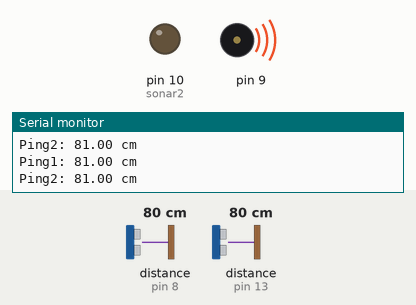
The sketch below on a simulated Arduino Uno, built with avr-gcc and run on an emulated ATmega328P. Shown: output pins drawn as LEDs (lit = HIGH), buzzer (waves = sounding), the last lines printed to the serial monitor. Inputs (shaded band) come from the test bench; at power-on: distance to the obstacle (sensors on pin 8, pin 13) 80 cm. The echo pulse lasts 58.3 µs per cm.

Above: at 2.2 s.
2.3 s: distance to the obstacle (sensor on pin 8) set to 7 cm
3.8 s: distance to the obstacle (sensor on pin 8) set to 4 cm
At 5.2 s:
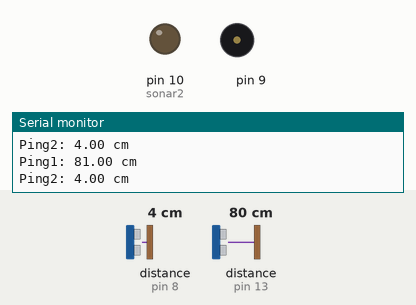
5.6 s: distance to the obstacle (sensor on pin 8) set to 9 cm
At 6.4 s:
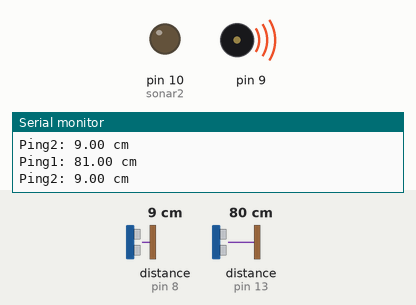
10.1 s: distance to the obstacle (sensor on pin 8) set to 2 cm
At 11.6 s:
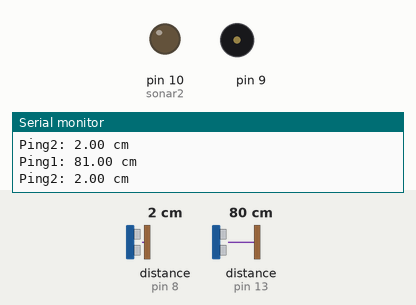
Timing chart, 0 to 12.8 s (numbered marks = the images above; inputs shaded):
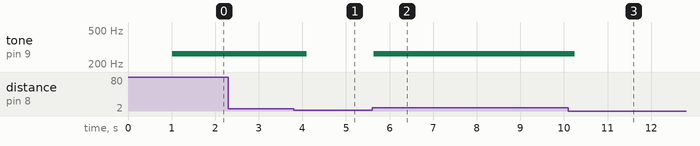

The sketch:

Pseudo-Theremin.ino
```cpp
/*  Arduino Pseduo-Theramin ECE 110 AB8

    Original Code by:
      Nathan McGovern (nathanm3)
      Daniel Gros (gros2)

    Completed: April 24th, 2018

*/

#include <NewPing.h>
#include <toneAC.h>
#include <pitches.h>

#define triggerPin1 12
#define echoPin1 13
#define maxDistance 400

#define triggerPin2 7
#define echoPin2 8

//Notes and Warnings
//If you want to play different pitches on multiple pins, you need to call noNewTone() on one pin before calling Newtone() on the next pin (assuming the NewTone Library).
//Lets consider the toneAC library, as it is more recently updated than NewTone and allows for a variable volume output

NewPing sonar1(triggerPin1, echoPin1, maxDistance);
NewPing sonar2(triggerPin2, echoPin2, maxDistance);


double distancex;
// in centimeters
double distancey;
// in centimeters
double freq;            // in Hertz

void setup() {

  Serial.begin(9600);

  pinMode(9, OUTPUT);
  pinMode(10, OUTPUT);  //sonar2 = volume output

  distancex = 0;
  distancey = 0;

  delay(1000);

}

void loop() {

  distancex = sonar1.ping_cm();
  distancey = sonar2.ping_cm();

  Serial.print("Ping1: ");    //Debugging tool
  Serial.print(distancex);
  Serial.println(" cm");
  Serial.print("Ping2: ");
  Serial.print(distancey);
  Serial.println(" cm");

  if (distancex <= 10.0)
    freq = NOTE_C5;  //High C
  else if (distancex > 10.5 && distancex <= 20.0)
    freq = NOTE_B4; //B
  else  if (distancex > 20.5 && distancex <= 30.0)
    freq = NOTE_A4;  //Concert A Pitch
  else if (distancex > 30.5 && distancex <= 40.0)
    freq = NOTE_G4; //G
  else  if (distancex > 40.5 && distancex <= 50.0)        //Represents a change in frequency due to a change in distance from ultrasonic sensor
    freq = NOTE_F4; //F
  else  if (distancex > 50.5 && distancex <= 60.0)
    freq = NOTE_E4; //E
  else  if (distancex > 60.5 && distancex <= 70.0)
    freq = NOTE_D4;  //D
  else  if (distancex > 70.5)
    freq = NOTE_C4; //C


  //Below you will find code to potentially allow an ultrasonic sensor be used as a volume control
  //pins used = 9,10
  //VOLUME 0-9 ONLY, 10 sounds distored in comaprison


  if (distancey <= 5.0) { //Minimum Volume
    toneAC(freq, 0);
  }

  else if (distancey > 5.6 && distancey <= 10.0) {
    toneAC(freq, 1);
  }

  else if (distancey > 10.6 && distancey <= 15.0) {
    toneAC(freq, 2);
  }

  else if (distancey > 15.6 && distancey <= 20.0) {
    toneAC(freq, 3);
  }

  else if (distancey > 20.6 && distancey <= 25.0) {
    toneAC(freq, 4);
  }

  else if (distancey > 25.6 && distancey <= 30.0) {
    toneAC(freq, 5);
  }

  else if (distancey > 30.6 && distancey <= 35.0) {
    toneAC(freq, 6);
  }

  else if (distancey > 35.6 && distancey <= 40.0) {
    toneAC(freq, 7);
  }

  else if (distancey > 40.6 && distancey <= 45.0) {
    toneAC(freq, 8);
  }

  else if (distancey > 45.6) { //Maximum Volume
    toneAC(freq, 9);
  }

  else
    toneAC(freq, 0);

  delay(300);
}

/*
 *
  Credit:
    NewPing Library: Tim Eckel
    NewTone Library: Tim Eckel
    toneAC  Library: Tim Eckel
    pitches Library: mikeputnam

 */
```

Measured:
- the behaviour switches between 6 and 5 cm on distance to the obstacle (sensor on pin 8) (found by bisection; images 0 and 1)
- after the input at 3.8 s, tone on pin 9: 262 Hz → silent after 0.30 s
- after the input at 5.6 s, tone on pin 9: silent → 262 Hz at once
- after the input at 10.1 s, tone on pin 9: 262 Hz → silent after 0.15 s
